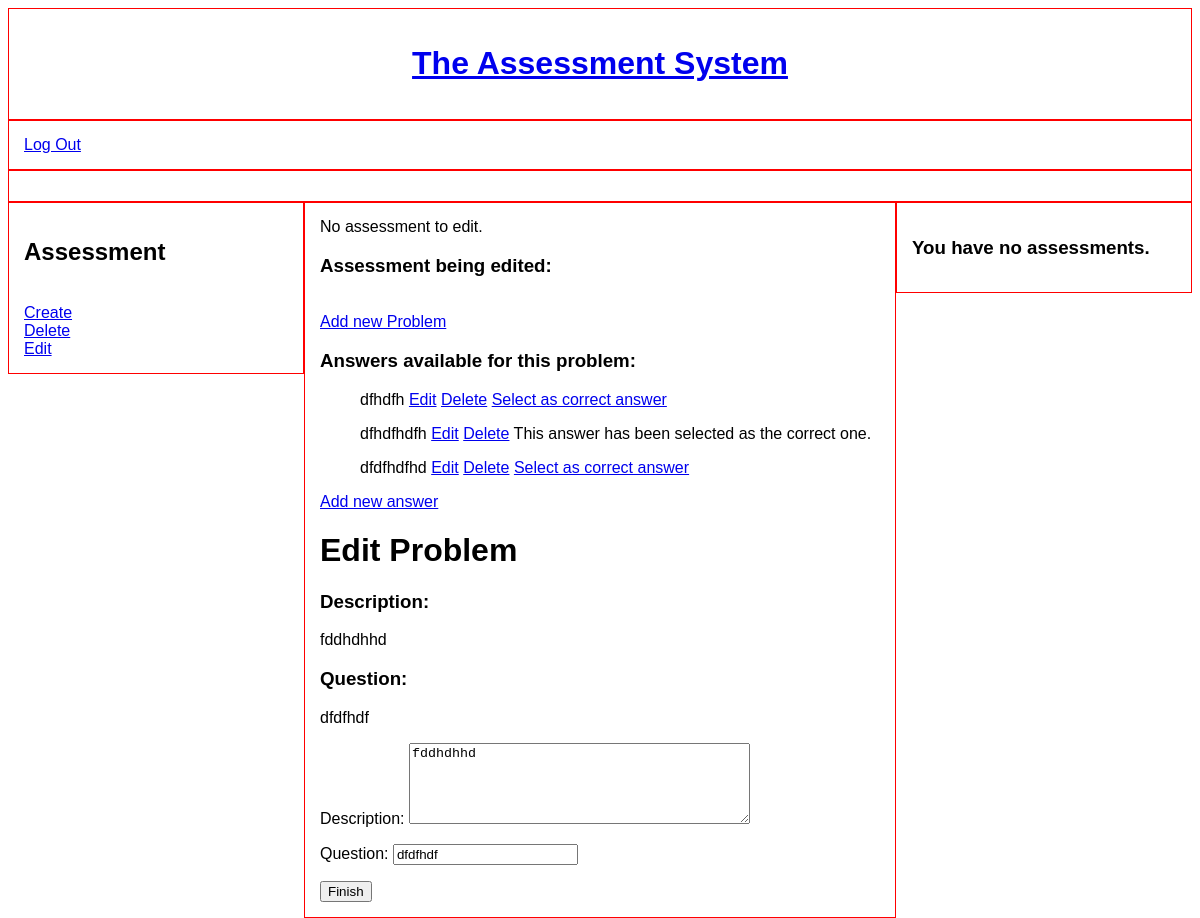
The app's page /edit-problem/96/ (signed in) with its own data.
### assessment/models.py (models this page shows, shortened)
class Answer(models.Model):
    creator = models.ForeignKey(settings.AUTH_USER_MODEL, on_delete=models.CASCADE, editable=False)
    answer = models.CharField(max_length=255)
    question = models.ForeignKey(Problem, on_delete=models.CASCADE)
    is_correct_answer = models.BooleanField(default=False)

class Problem(models.Model):
    creator = models.ForeignKey(settings.AUTH_USER_MODEL, on_delete=models.CASCADE, editable=False)
    assessment = models.ForeignKey(Assessment, on_delete=models.CASCADE)
    description = models.TextField(blank=True)
    question = models.CharField(max_length=255, blank=False)
    is_finished = models.BooleanField(default=False)
    def __str__(self):
        return self.question

### assessment/views.py (the view, shortened to what this page needs)
# urls.py: path('edit-problem/<int:problem_id>/', views.edit_problem, name='edit-problem'),
def edit_problem(request, problem_id):
    problem_to_edit = Problem.objects.get(
        id=problem_id
    )
    current_assessment = problem_to_edit.assessment
    user_id = current_assessment.creator.id
    user_assessments = Assessment.objects.filter(creator__id=user_id).exclude(title='')
    problem_answers_list = []
    problem_answers_queryset = Answer.objects.filter(question=problem_to_edit)
    description_to_be_edited = problem_to_edit.description
    question_to_be_edited = problem_to_edit.question
    edit_problem_form = CreateProblemForm(
        initial=
        {
            'description': description_to_be_edited,
            'question': question_to_be_edited,
        }
    )
    template_name = 'edit_assessment.html'
    context = {
        'edit_problem_form': edit_problem_form,
        'problem_to_edit': problem_to_edit,
        'current_assessment': current_assessment,
        'user_assessments': user_assessments,
        'problem_answers_queryset': problem_answers_queryset,
    }
    return render(request, template_name, context)

### assessment/forms.py
class CreateProblemForm(ModelForm):
    class Meta:
        model = Problem
        fields = [
            'description',
            'question'
        ]
        widgets = {
            'description': forms.Textarea(attrs={'rows': 5})
        }

### assessment/models.py (called while the page is built)
    def __str__(self):
        return f'{self.title}'

### assessment/templates/assessment/edit_assessment.html (shortened to what this page needs)
{% extends 'home.html' %}
{% block main-content-teacher %}
{% if user_assessments %}
<h1>Edit Assessment</h1>
{% for assessment in user_assessments %}
<ul><a href="{% url 'edit' assessment.id %}">{{ assessment }} </a></ul>
{% endfor %}
{% else %}
No assessment to edit.
{% endif %}
{% if current_assessment %}
<h3>Assessment being edited: </h3>
{% endif %}
{% if current_assessment %}
<br><a href="{% url 'add-problem' current_assessment.id %}">Add new Problem</a>
{% endif %}
{% if problem_answers_queryset %}
<h3>Answers available for this problem:</h3>
{% for answer in problem_answers_queryset %}
<ul>{{ answer.answer }}
    <a href="{% url 'edit-answer' answer.id %}">Edit</a>
    <a href="{% url 'delete-answer' answer.id %}">Delete</a>
    {% if answer.is_correct_answer == True %}
    This answer has been selected as the correct one.
    {% else %}
    <a href="{% url 'set-correct-answer' answer.id %}">Select as correct answer</a>
    {% endif %}
</ul>
{% endfor %}
{% endif %}
{% if problem_to_edit %}
<a href="{% url 'add-answer' problem_to_edit.id %}">Add new answer</a>
{% endif %}
{% if problem_to_edit and not create_answer_form %}
<h1>Edit Problem </h1>
<h3>Description: </h3>{{ problem_to_edit.description }}
<h3>Question: </h3>{{ problem_to_edit }}
<form action="{% url 'edit-problem' problem_to_edit.id %}" method="post">
    {{ edit_problem_form.as_p}}
    {% if problem_answers_queryset %}
    <input type="submit" name="edit-problem" value="Finish">
    {% else %}
    An asessment must contain at list one answer to be subbitted.
    {% endif %}
</form>
{% endif %}
{% endblock %}

### assessmentsystem/static/assessmentsystem/css/style.css (style rules this page uses)
* { box-sizing: border-box; }
body { font-family: sans-serif; }

### records on screen
Answer: answer "dfhdfh", is_correct_answer "Select as correct answer"
Answer: answer "dfhdfhdfh", shows "This answer has been selected as the correct one."
Answer: answer "dfdfhdfhd", is_correct_answer "Select as correct answer"
Problem: description "fddhdhhd", question "dfdfhdf"
